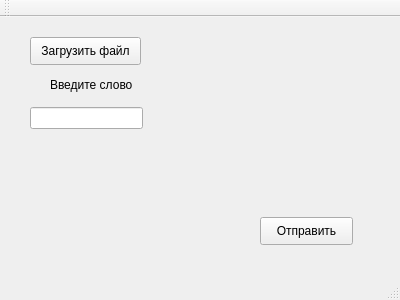
<?xml version="1.0" encoding="UTF-8"?>
<ui version="4.0">
 <class>MainWindow</class>
 <widget class="QMainWindow" name="MainWindow">
  <property name="geometry">
   <rect>
    <x>0</x>
    <y>0</y>
    <width>400</width>
    <height>300</height>
   </rect>
  </property>
  <property name="windowTitle">
   <string>MainWindow</string>
  </property>
  <widget class="QWidget" name="centralWidget">
   <widget class="QPushButton" name="pushButton">
    <property name="geometry">
     <rect>
      <x>30</x>
      <y>20</y>
      <width>111</width>
      <height>28</height>
     </rect>
    </property>
    <property name="text">
     <string>Загрузить файл</string>
    </property>
   </widget>
   <widget class="QLineEdit" name="lineEdit">
    <property name="geometry">
     <rect>
      <x>30</x>
      <y>90</y>
      <width>113</width>
      <height>22</height>
     </rect>
    </property>
   </widget>
   <widget class="QPushButton" name="pushButton_2">
    <property name="geometry">
     <rect>
      <x>260</x>
      <y>200</y>
      <width>93</width>
      <height>28</height>
     </rect>
    </property>
    <property name="text">
     <string>Отправить</string>
    </property>
   </widget>
   <widget class="QLabel" name="label">
    <property name="geometry">
     <rect>
      <x>50</x>
      <y>60</y>
      <width>91</width>
      <height>16</height>
     </rect>
    </property>
    <property name="text">
     <string>Введите слово</string>
    </property>
   </widget>
   <widget class="QLabel" name="label_2">
    <property name="geometry">
     <rect>
      <x>100</x>
      <y>200</y>
      <width>55</width>
      <height>16</height>
     </rect>
    </property>
    <property name="text">
     <string/>
    </property>
   </widget>
   <widget class="QLabel" name="label_3">
    <property name="geometry">
     <rect>
      <x>20</x>
      <y>200</y>
      <width>55</width>
      <height>16</height>
     </rect>
    </property>
    <property name="text">
     <string/>
    </property>
   </widget>
  </widget>
  <widget class="QMenuBar" name="menuBar">
   <property name="geometry">
    <rect>
     <x>0</x>
     <y>0</y>
     <width>400</width>
     <height>26</height>
    </rect>
   </property>
  </widget>
  <widget class="QToolBar" name="mainToolBar">
   <attribute name="toolBarArea">
    <enum>TopToolBarArea</enum>
   </attribute>
   <attribute name="toolBarBreak">
    <bool>false</bool>
   </attribute>
  </widget>
  <widget class="QStatusBar" name="statusBar"/>
 </widget>
 <layoutdefault spacing="6" margin="11"/>
 <resources/>
 <connections/>
</ui>
